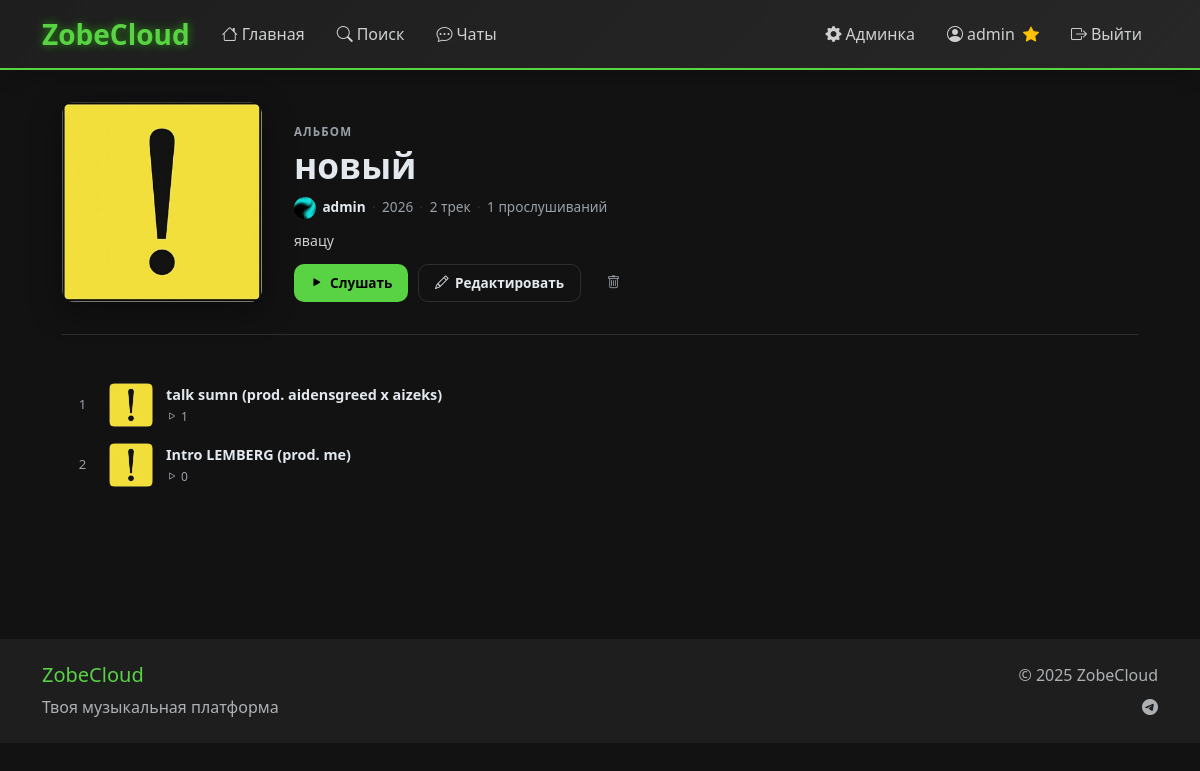
/album/3/ (signed in), run on an earlier commit of the app's database.
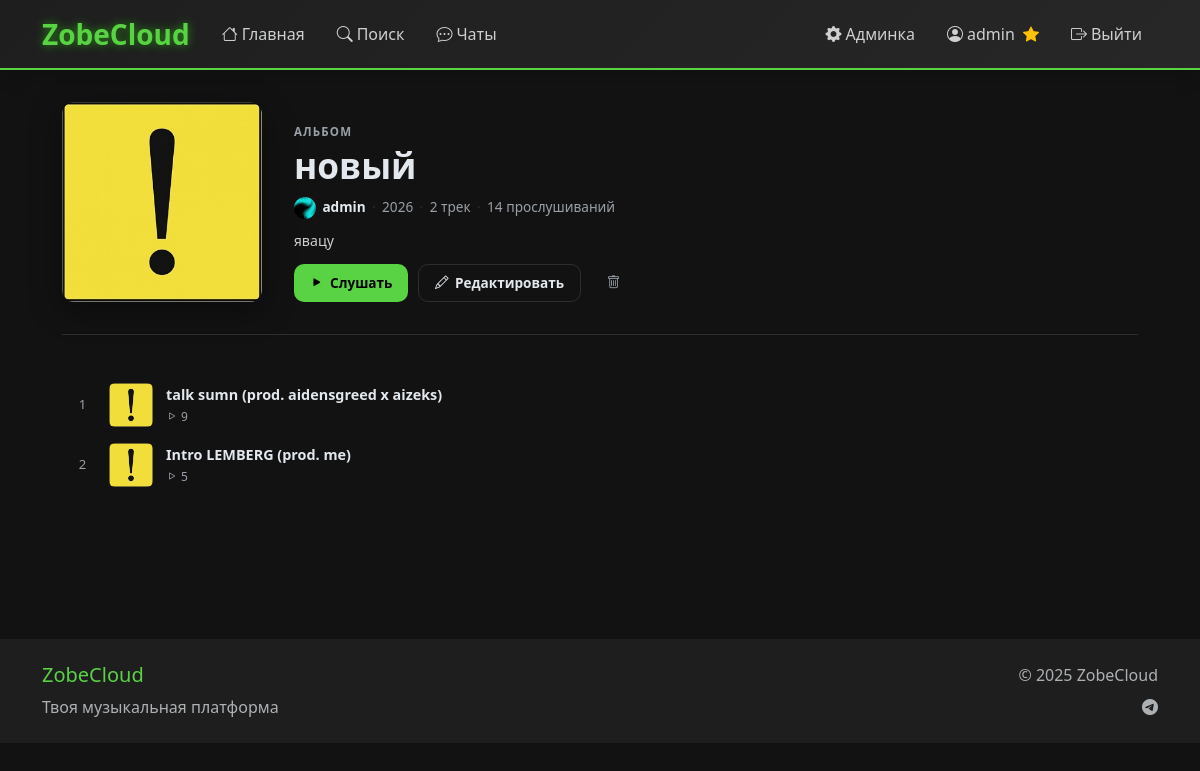
And on a later commit of the database.
### main/models.py (models this page shows, shortened)
class Album(models.Model):
    VISIBILITY_CHOICES = [
        ('public', 'Публичный'),
        ('unlisted', 'По ссылке'),
        ('private', 'Приватный'),
    ]
    title = models.CharField(max_length=200, verbose_name="Название")
    description = models.TextField(blank=True, verbose_name="Описание")
    cover = models.ImageField(upload_to='albums/covers/', blank=True, null=True, verbose_name="Обложка")
    user = models.ForeignKey(User, on_delete=models.CASCADE, related_name='albums', verbose_name="Артист")
    visibility = models.CharField(max_length=10, choices=VISIBILITY_CHOICES, default='public', verbose_name="Видимость")
    release_at = models.DateTimeField(null=True, blank=True, verbose_name="Дата релиза")
    created_at = models.DateTimeField(auto_now_add=True, verbose_name="Дата создания")
    class Meta:
        verbose_name = "Альбом"
        verbose_name_plural = "Альбомы"
        ordering = ['-created_at']
    @property
    def is_released(self):
        return self.release_at is None or self.release_at <= timezone.now()
    @property
    def cover_url(self):
        if self.cover and hasattr(self.cover, 'url'):
            try:
                return self.cover.url
            except ValueError:
                pass
        return f"{settings.STATIC_URL}images/default-track-cover.png"
    @property
    def tracks_count(self):
        return self.tracks.count()
    @property
    def plays_total(self):
        return self.tracks.aggregate(total=Sum('plays_count'))['total'] or 0

class Track(models.Model):
    VISIBILITY_CHOICES = [
        ('public', 'Публичный'),
        ('unlisted', 'По ссылке'),
        ('private', 'Приватный'),
    ]
    title = models.CharField(max_length=200, verbose_name="Название")
    description = models.TextField(blank=True, verbose_name="Описание")
    audio_file = models.FileField(upload_to='tracks/audio/', verbose_name="Аудиофайл")
    cover = models.ImageField(upload_to='tracks/covers/', blank=True, null=True, verbose_name="Обложка")
    user = models.ForeignKey(User, on_delete=models.CASCADE, verbose_name="Пользователь")
    genre = models.ForeignKey(Genre, on_delete=models.SET_NULL, null=True, blank=True, related_name='tracks', verbose_name="Жанр")
    tags = models.ManyToManyField(Tag, blank=True, related_name='tracks', verbose_name="Теги")
    duration = models.PositiveIntegerField(null=True, blank=True, verbose_name="Длительность (секунды)")
    visibility = models.CharField(max_length=10, choices=VISIBILITY_CHOICES, default='public', verbose_name="Видимость")
    allow_downloads = models.BooleanField(default=False, verbose_name="Разрешить скачивание")
    allow_comments = models.BooleanField(default=True, verbose_name="Разрешить комментарии")
    uploaded_at = models.DateTimeField(auto_now_add=True, verbose_name="Дата загрузки")
    plays_count = models.PositiveIntegerField(default=0, verbose_name="Количество прослушиваний")
    downloads_count = models.PositiveIntegerField(default=0, verbose_name="Количество скачиваний")
    slug = models.SlugField(max_length=250, blank=True, verbose_name="URL")
    album = models.ForeignKey('Album', on_delete=models.SET_NULL, null=True, blank=True, related_name='tracks', verbose_name="Альбом")
    release_at = models.DateTimeField(null=True, blank=True, verbose_name="Дата релиза")
    sort_order = models.PositiveIntegerField(default=0, verbose_name="Порядок в альбоме")
    class Meta:
        verbose_name = "Трек"
        verbose_name_plural = "Треки"
        ordering = ['-uploaded_at']
    @property
    def cover_url(self):
        if self.cover and hasattr(self.cover, 'url'):
            try:
                return self.cover.url
            except ValueError:
                return self.get_default_cover()
        return self.get_default_cover()
    @property
    def audio_url(self):
        if self.audio_file and hasattr(self.audio_file, 'url'):
            try:
                return self.audio_file.url
            except ValueError:
                return None
        return None

class UserProfile(models.Model):
    user = models.OneToOneField(User, on_delete=models.CASCADE, related_name='profile')
    bio = models.TextField(max_length=500, blank=True, verbose_name="О себе")
    location = models.CharField(max_length=100, blank=True, verbose_name="Местоположение")
    website = models.URLField(blank=True, verbose_name="Веб-сайт")
    avatar = models.ImageField(upload_to='avatars/', blank=True, null=True, verbose_name="Аватар")
    banner = models.ImageField(upload_to='banners/', blank=True, null=True, verbose_name="Баннер")
    is_private = models.BooleanField(default=False, verbose_name="Приватный профиль")
    created_at = models.DateTimeField(auto_now_add=True)
    updated_at = models.DateTimeField(auto_now=True)
    last_seen = models.DateTimeField(null=True, blank=True, verbose_name="Последнее посещение")
    terms_accepted_at = models.DateTimeField(null=True, blank=True, verbose_name="Дата принятия лицензионного соглашения")
    class Meta:
        verbose_name = "Профиль пользователя"
        verbose_name_plural = "Профили пользователей"
    @property
    def avatar_url(self):
        if self.avatar and hasattr(self.avatar, 'url'):
            try:
                return self.avatar.url
            except ValueError:
                return self.get_default_avatar()
        return self.get_default_avatar()
    def save(self, *args, **kwargs):
        super().save(*args, **kwargs)
        if self.avatar and hasattr(self.avatar, 'path'):
            try:
                from PIL import Image
                img_path = self.avatar.path
                if os.path.exists(img_path):
                    img = Image.open(img_path)
                    if img.height > 300 or img.width > 300:
                        output_size = (300, 300)
                        img.thumbnail(output_size)
                        img.save(img_path)
            except Exception as e:
                print(f"Ошибка при обработке аватара: {e}")
        if self.banner and hasattr(self.banner, 'path'):
            try:
                from PIL import Image
                img_path = self.banner.path
                if os.path.exists(img_path):
                    img = Image.open(img_path)
                    if img.height > 400 or img.width > 1200:
                        output_size = (1200, 400)
                        img.thumbnail(output_size)
                        img.save(img_path)
            except Exception as e:
                print(f"Ошибка при обработке баннера: {e}")
    @property
    def is_premium(self):
        try:
            subscription = self.user.premium_subscriptions.filter(
                admin_confirmed=True,
                is_active=True,
                expires_at__gt=timezone.now()
            ).first()
            return subscription is not None
        except:
            return False

### main/views.py (the view)
# urls.py: path('album/<int:pk>/', views.album_detail, name='album_detail'),
def album_detail(request, pk):
    album = get_object_or_404(Album, pk=pk)
    if album.visibility == 'private' and album.user != request.user:
        raise Http404
    if not album.is_released and album.user != request.user:
        raise Http404
    tracks = album.tracks.filter(
        Q(release_at__isnull=True) | Q(release_at__lte=timezone.now())
    ).select_related('user__profile').order_by('sort_order', 'uploaded_at')
    if album.user == request.user:
        tracks = album.tracks.select_related('user__profile').order_by('sort_order', 'uploaded_at')
    is_owner = album.user == request.user
    user_tracks = []
    if is_owner:
        user_tracks = Track.objects.filter(user=request.user).order_by('-uploaded_at')
    return render(request, 'main/album_detail.html', {
        'album': album,
        'tracks': tracks,
        'is_owner': is_owner,
        'user_tracks': user_tracks,
    })

### templates/main/album_detail.html (shortened to what this page needs)
{% extends "main/base.html" %}
{% load static %}
{% block content %}
<div class="container" style="max-width:1100px; padding-top:2rem; padding-bottom:6rem;">
  <div class="album-header">
    <div class="album-cover-wrap">
      {% if album.cover %}
        <img src="{{ album.cover_url }}" alt="{{ album.title }}" class="album-cover-img">
      {% else %}
        <div class="album-cover-placeholder"><i class="bi bi-collection"></i></div>
      {% endif %}
    </div>
    <div class="album-meta">
      <div class="album-type-label">Альбом</div>
      <h1 class="album-title">{{ album.title }}</h1>
      <div class="album-info-row">
        <a href="{% url 'public_profile' album.user.username %}" class="album-artist">
          <img src="{{ album.user.profile.avatar_url }}" alt="{{ album.user.username }}" class="album-artist-avatar">
          {{ album.user.username }}
        </a>
        <span class="album-info-sep">·</span>
        <span>{{ album.created_at|date:"Y" }}</span>
        <span class="album-info-sep">·</span>
        <span>{{ album.tracks_count }} трек{{ album.tracks_count|pluralize:",,ов" }}</span>
        <span class="album-info-sep">·</span>
        <span>{{ album.plays_total }} прослушиваний</span>
      </div>
      {% if album.description %}
        <p class="album-description">{{ album.description }}</p>
      {% endif %}
      <div class="album-actions">
        {% if album.tracks.all %}
          <button class="pf-btn pf-btn-green" onclick="playAlbum()">
            <i class="bi bi-play-fill"></i> Слушать
          </button>
        {% endif %}
        {% if is_owner %}
          <button class="pf-btn pf-btn-outline" data-bs-toggle="modal" data-bs-target="#editAlbumModal">
            <i class="bi bi-pencil"></i> Редактировать
          </button>
          <button class="pf-btn pf-btn-ghost" onclick="confirmDeleteAlbum()">
            <i class="bi bi-trash"></i>
          </button>
        {% endif %}
      </div>
    </div>
  </div>
  <div class="album-tracklist">
    {% if tracks %}
      {% for track in tracks %}
        <div class="album-track-row" data-track-id="{{ track.id }}" data-audio-url="{{ track.audio_url|escapejs }}">
          <div class="album-track-num">{{ forloop.counter }}</div>
          <div class="album-track-cover">
            {% if track.cover %}
              <img src="{{ track.cover_url }}" alt="{{ track.title }}">
            {% else %}
              <div class="album-track-cover-ph"><i class="bi bi-music-note"></i></div>
            {% endif %}
          </div>
          <div class="album-track-info">
            <a href="{% url 'track_detail' track.id %}" class="album-track-title">{{ track.title }}</a>
            <div class="album-track-plays"><i class="bi bi-play"></i> {{ track.plays_count }}</div>
          </div>
        </div>
      {% endfor %}
    {% endif %}
  </div>
</div>
{% endblock %}

What changed in the data, as far as the page shows it:
computed for Album "новый": plays_total "1" → "14"
changed Track "talk sumn (prod. aidensgreed x aizeks)": plays_count "1" → "9"
changed Track "Intro LEMBERG (prod. me)": plays_count "0" → "5"
